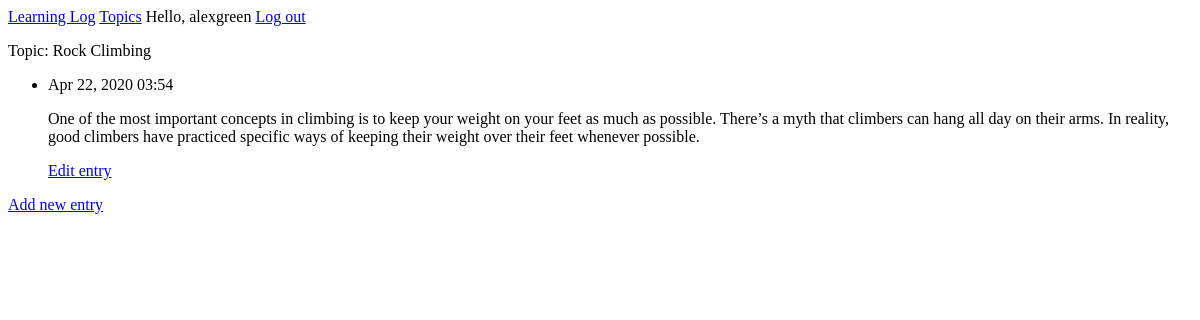
The page /topics/2/ (signed in) on the database as committed earlier.
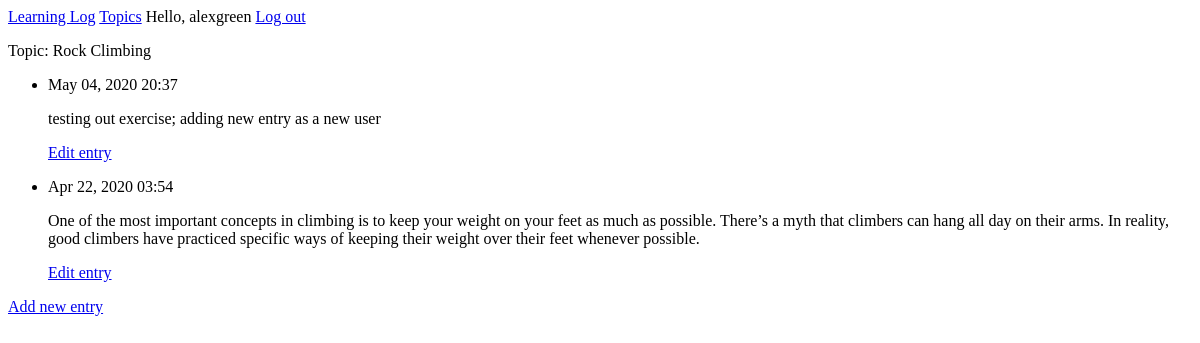
The same page on the database as committed later.
### learning_logs/models.py (models this page shows, shortened)
class Entry(models.Model):
    topic = models.ForeignKey(Topic, on_delete=models.CASCADE)
    text = models.TextField()
    date_added = models.DateTimeField(auto_now_add=True)
    class Meta:
        verbose_name_plural = 'entries'

### learning_logs/views.py (the view)
# urls.py: path('topics/<int:topic_id>/',views.topic,name='topic'),
@login_required
def topic(request, topic_id):
    topic = Topic.objects.get(id=topic_id)
    if topic.owner != request.user:
        raise Http404
    entries = topic.entry_set.order_by('-date_added') # - date_Added is descending order
    context = {'topic':topic, 'entries':entries}
    return render(request, 'learning_logs/topic.html',context)

### learning_logs/models.py (called while the page is built)
    def __str__(self):
        return self.text

### learning_logs/templates/learning_logs/topic.html
{% extends "learning_logs/base.html" %}
{% block content %}
  <p>Topic: {{ topic }} </p>
  <ul>
     {% for entry in entries %}
     <li>
         <p>{{ entry.date_added|date:'M d, Y H:i' }} </p>
         <p>{{ entry.text|linebreaks }} </p>
         <p>
            <a href="{% url 'learning_logs:edit_entry' entry.id %}">Edit entry</a>
         </p>
     </li>
     {% empty %}
      <li> There are no entries for this topic yet.</li>
     {% endfor %}
  </ul>
<p>
   <a href="{% url 'learning_logs:new_entry' topic.id %}">Add new entry</a>
</p>
{% endblock content %}

Rows that differ between the two databases and show on the page:
added Entry: date_added "May 04, 2020 20:37", text "testing out exercise; adding new entry as a new user"
